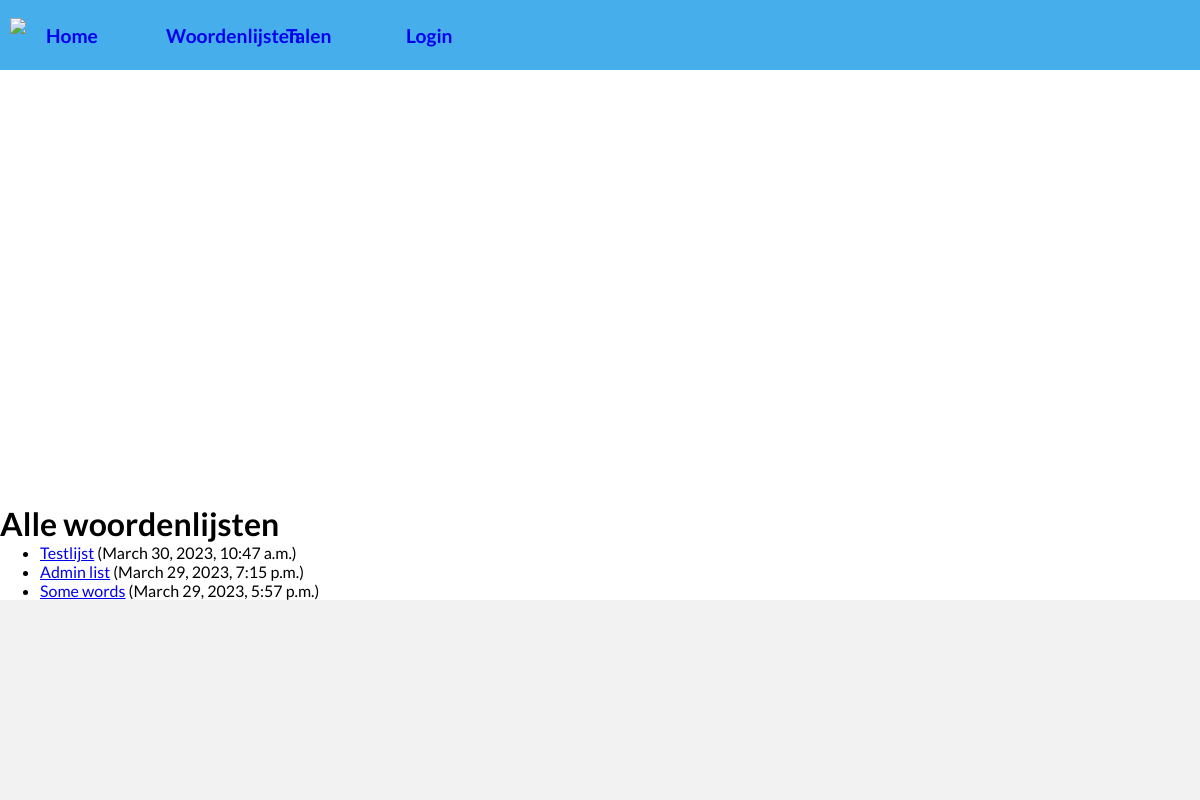
/quiz/wordlists/, run on an earlier commit of the app's database.
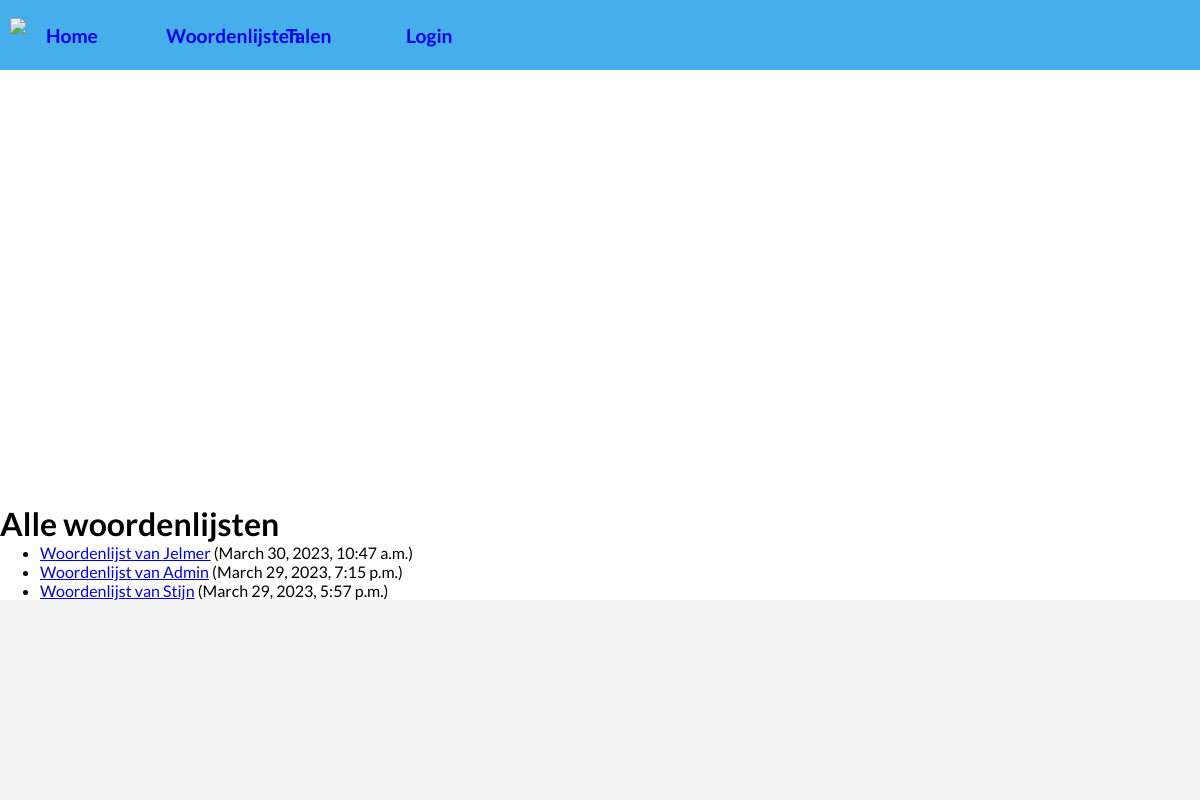
And on a later commit of the database.
### quiz/models.py (models this page shows, shortened)
class Wordlist(models.Model):
    owner = models.ForeignKey(
        settings.AUTH_USER_MODEL, related_name='wordlists', on_delete=models.SET_NULL, null=True)
    name = models.CharField(max_length=200)
    date_published = models.DateTimeField('date published', auto_now_add=True)
    translations = models.ManyToManyField(Translation, help_text='The translations in this word list.')
    VISIBILITY_STATUS = (
        ('pr', 'Private'),
        ('pl', 'Public'),
        ('re', 'Under review'),
    )
    visibility = models.CharField(
        max_length=2,
        choices=VISIBILITY_STATUS,
        default='pr',
        help_text='Visibily status',
    )
    def get_absolute_url(self):
        return reverse('wordlist-detail', kwargs={"pk": self.pk})

### quiz/views.py (the view)
# urls.py: path('wordlists/', views.WordlistListView.as_view(), name='wordlist-list'),
class WordlistListView(generic.ListView):
    model = Wordlist
    paginate_by = 10
    template_name = 'quiz/wordlist_list.html'
    context_object_name = 'latest_wordlists'
    def get_queryset(self):
        return Wordlist.objects.order_by('-date_published')[:5]
    def get_context_data(self, **kwargs):
        context = super().get_context_data(**kwargs)
        context['some_data'] = 'This is just some data'
        return context

### quiz/templates/quiz/wordlist_list.html (shortened to what this page needs)
{% extends 'quiz/base_generic.html' %}
{% block content %}
    <h1>Alle woordenlijsten</h1>
    {% if latest_wordlists %}
        <ul>
        {% for wordlist in latest_wordlists %}
            <li><a href="{{ wordlist.get_absolute_url }}">{{ wordlist.name }}</a> ({{ wordlist.date_published }})</li>
        {% endfor %}
        </ul>
    {% else %}
        <p>Geen woordenlijsten beschikbaar</p>
    {% endif %}
{% endblock content %}

### quiz/templates/quiz/base_generic.html (shortened to what this page needs)
<!DOCTYPE html>
<html>
<head>
    {% load static %}
    <link href="{% static 'quiz/css/base.css' %}" rel="stylesheet">
</head>
<body>
    <nav>
        {% block navbar %}
            <div class="content-wrapper nav-content">
                <img src="https://cdn-icons-png.flaticon.com/512/60/60747.png" id="logo">
                <a href="{% url 'index' %}">Home</a>
                <a href="{% url 'wordlist-list' %}">Woordenlijsten</a>
                <a href="{% url 'language-list' %}">Talen</a>
                {% if user.is_authenticated %}
                    <a href="{% url 'my-wordlist-list' %}">Mijn woordenlijsten</a>
                    <a href="{% url 'logout' %}?next={{ request.path }}">Loguit</a>
                {% else %}
                    <a href="{% url 'login' %}?next={{ request.path }}">Login</a>
                {% endif %}
            </div>
        {% endblock navbar %}
    </nav>
    <div>
    </div>
    <div class="content-wrapper">
        {% block content %}
        {% endblock content %}
    </div>
    <footer>
        {% block footer %}
            <div class="content-wrapper">
            </div>
        {% endblock footer %}
    </footer>
</body>
</html>

### quiz/static/quiz/css/base.css (style rules this page uses)
:root { --bg-color: white; }
* { margin: 0; box-sizing: border-box; }
body { background-color: var(--bg-color); font-family: 'Lato', sans-serif; display: grid; grid-template-rows: auto 1fr auto; min-height: 100vh; }
.content-wrapper { max-width: 1400px; width: 100%; margin: auto; height: 100%; }
nav { height: 70px; background-color: rgb(69, 174, 235); padding: 10px; }
.nav-content { display: flex; align-items: center; gap: 20px; font-size: 1.2em; }
.nav-content #logo { height: 70%; display: block; }
.nav-content a { max-width: 100px; width: 100%; height: 100%; display: flex; align-items: center; font-weight: 600; text-decoration: none; cursor: pointer; }
footer { min-height: 200px; background-color: rgba(0,0,0,0.05); }

What changed in the data, as far as the page shows it:
changed Wordlist: name "Testlijst" → "Woordenlijst van Jelmer"
changed Wordlist: name "Admin list" → "Woordenlijst van Admin"
changed Wordlist: name "Some words" → "Woordenlijst van Stijn"
